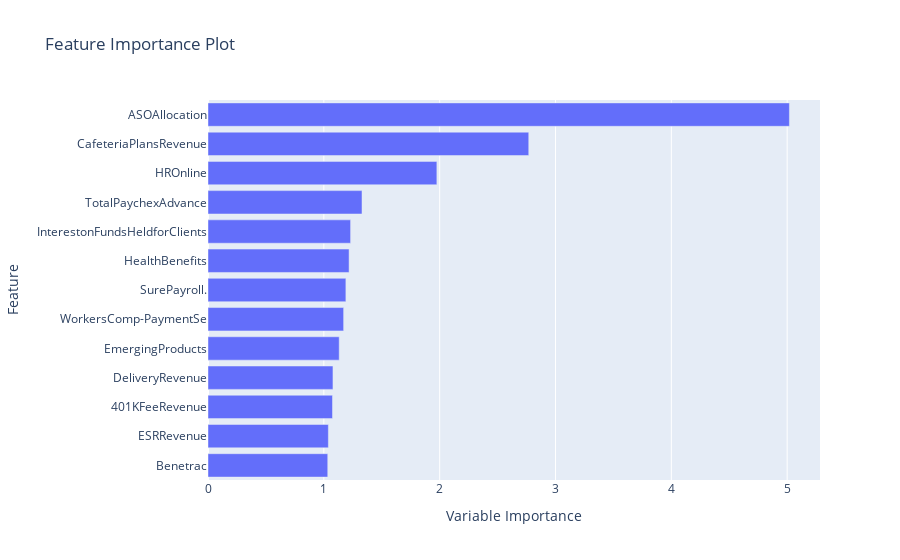

Notebook source saved alongside this figure:
### Code cell
# Feature Importance Plot - This is the out of box pycaret plot
#plot_model(best, plot = 'feature')

# plot the most important features
fig = px.bar(features.sort_values('Variable Importance', ascending=True),
             x='Variable Importance',
             y='Feature',
             orientation='h',
             title='Feature Importance Plot')
fig.show()

### Figure 1 — Plotly figure (JSON) as saved in the notebook; plotly's stock layout.template omitted (floating-point values rounded to 4 significant figures)
{"data": [{"alignmentgroup": "True", "hovertemplate": "Variable Importance=%{x}<br>Feature=%{y}<extra></extra>", "legendgroup": "", "marker": {"color": "#636efa", "pattern": {"shape": ""}}, "name": "", "offsetgroup": "", "orientation": "h", "showlegend": false, "textposition": "auto", "x": [1.034, 1.039, 1.075, 1.079, 1.133, 1.171, 1.19, 1.218, 1.231, 1.33, 1.976, 2.769, 5.019], "xaxis": "x", "y": ["Benetrac", "ESRRevenue", "401KFeeRevenue", "DeliveryRevenue", "EmergingProducts", "WorkersComp-PaymentSe", "SurePayroll.", "HealthBenefits", "InterestonFundsHeldforClients", "TotalPaychexAdvance", "HROnline", "CafeteriaPlansRevenue", "ASOAllocation"], "yaxis": "y", "type": "bar"}], "layout": {"xaxis": {"anchor": "y", "domain": [0.0, 1.0], "title": {"text": "Variable Importance"}}, "yaxis": {"anchor": "x", "domain": [0.0, 1.0], "title": {"text": "Feature"}}, "legend": {"tracegroupgap": 0}, "title": {"text": "Feature Importance Plot"}, "barmode": "relative"}}
